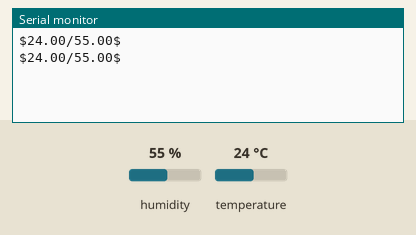
This sketch was run on a simulated Arduino Uno, built with avr-gcc and run on an emulated ATmega328P. Parts: the last lines printed to the serial monitor. The test bench sets the inputs (shaded band); at power-on: humidity 55 %, temperature 24 °C.

Above: at 1.5 s.
1.6 s: humidity set to 22 %
At 2.9 s:
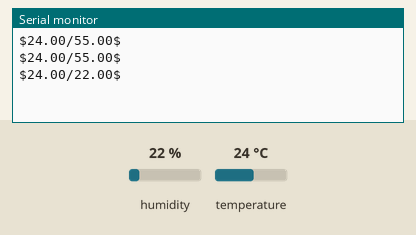
3.1 s: temperature set to 12 °C
At 4.1 s:
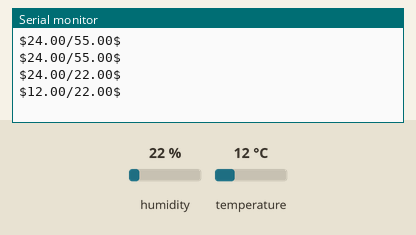
4.6 s: humidity set to 40 %
At 6.1 s:
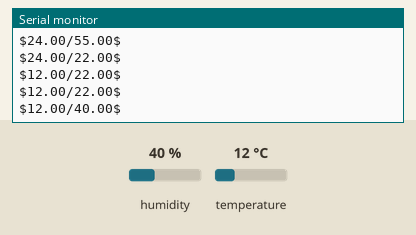
Timing chart, 0 to 7.6 s (numbered marks = the images above; inputs shaded):
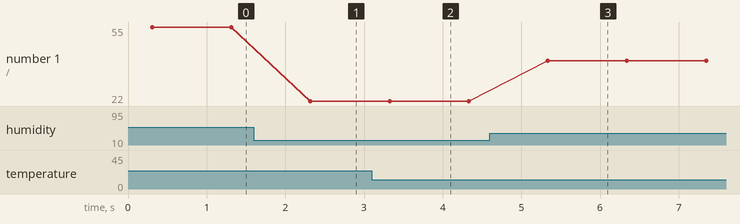

Measured:
- after the input at 1.6 s, the serial monitor: prints a new line after 0.72 s (image 1)
- after the input at 3.1 s, the serial monitor: prints a new line after 0.22 s (image 2)
- after the input at 4.6 s, the serial monitor: prints a new line after 0.74 s (image 3)
- plotted number 1: 55 → 22 after the input at 1.6 s, 22 → 40 after the input at 4.6 s

The sketch:

74.ino
```cpp
#include <dht.h>
#include <SoftwareSerial.h>
#define DHT22_PIN 7

SoftwareSerial BTSerial(2, 3);
dht DHT;

float temperature ;
float humidity ;
float After_temperature;       //온도의 오류값을 대비한 변수
float After_humidity;          //상대습도의 오류값을 대비한 변수

String readString;

void setup()
{
  Serial.begin(9600);
  BTSerial.begin(9600);
  delay(300);
}

void loop()
{
  float chk = DHT.read22(DHT22_PIN);

  temperature = DHT.temperature;
  humidity = DHT.humidity;

  if ((temperature <= -10) || (humidity > 100)) {     //오류값에 대한 검증
    temperature = After_temperature;                  //이전값을 현재값에 입력
    humidity = After_humidity;
  }
  After_temperature = temperature;                    //현재값을 이전값에 입력
  readString = "";
  String data = "$" + String(temperature) + "/" + String(humidity) + "$";
  Serial.println(data);

  while (Serial.available()) {
  delay(3);
    char c = Serial.read();
    readString += c;
  }
  delay(1000);
}
```
